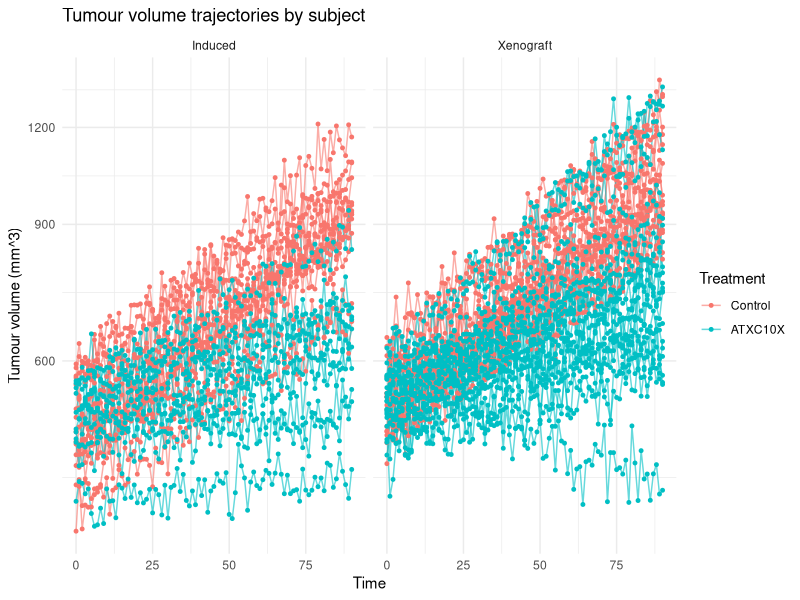
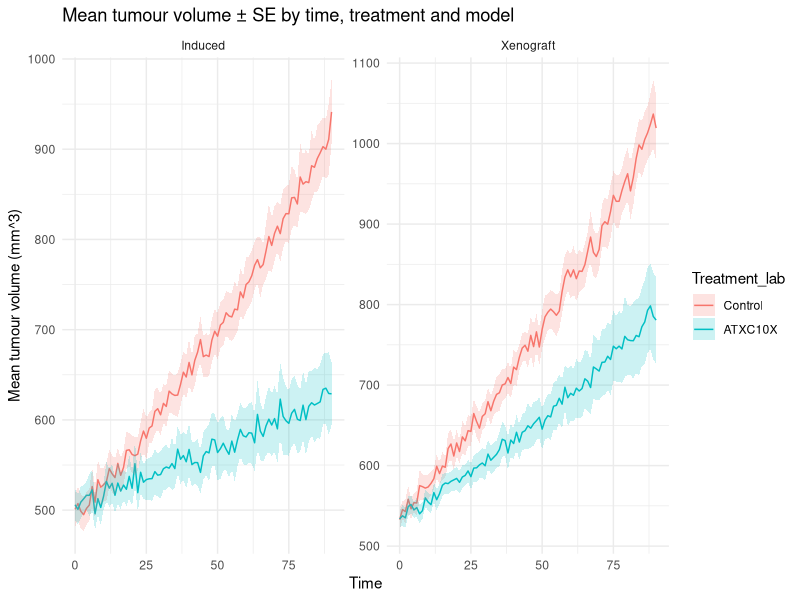
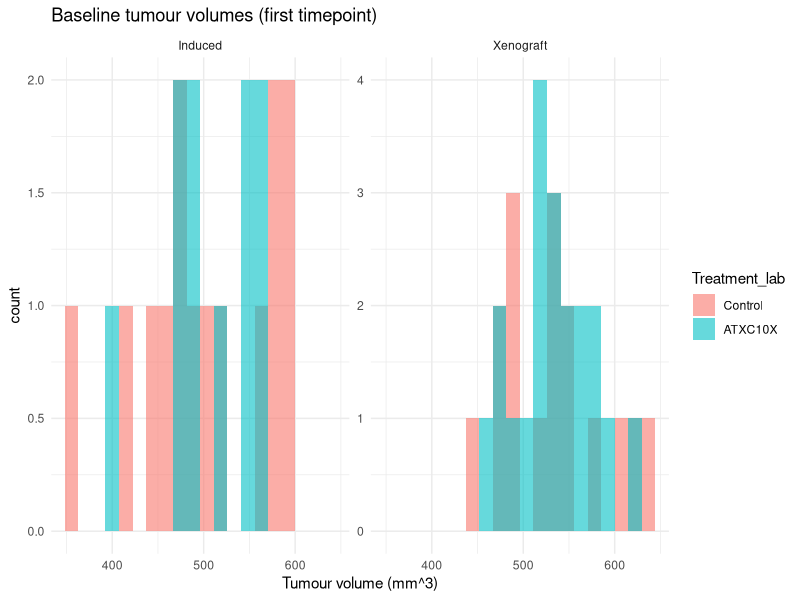
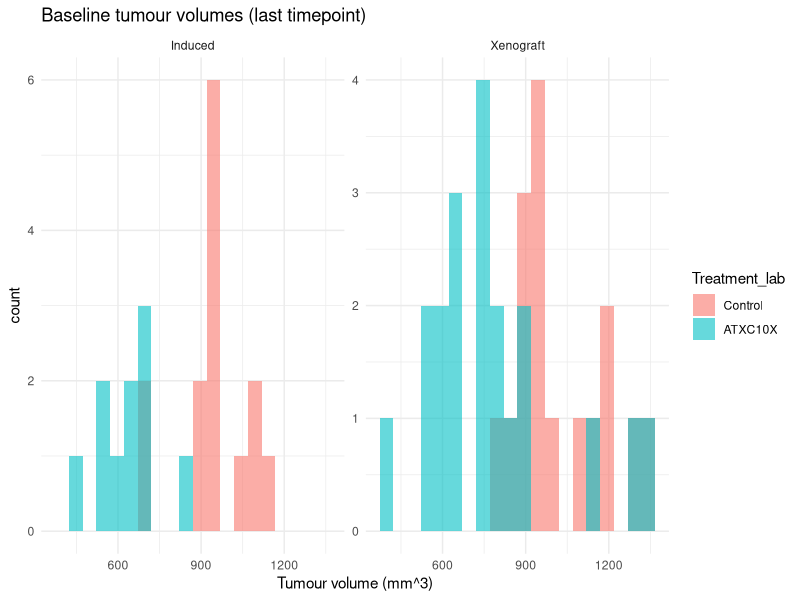
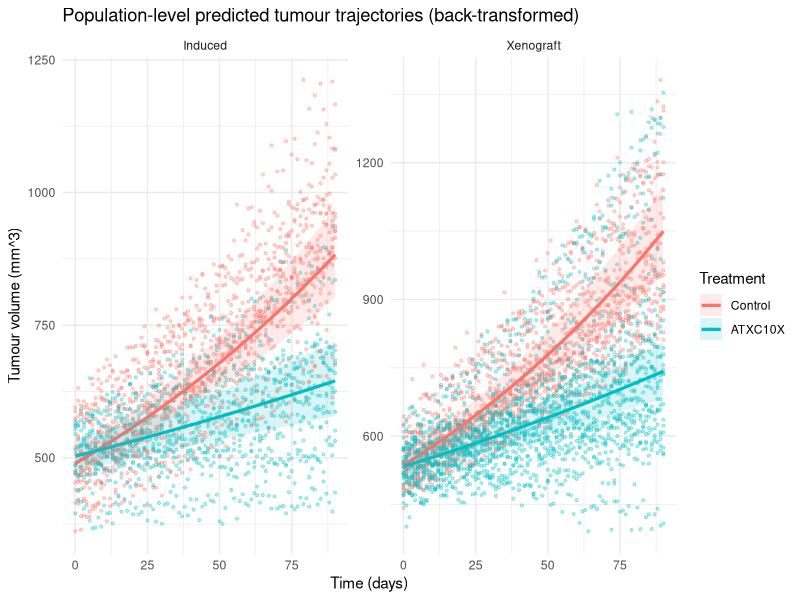
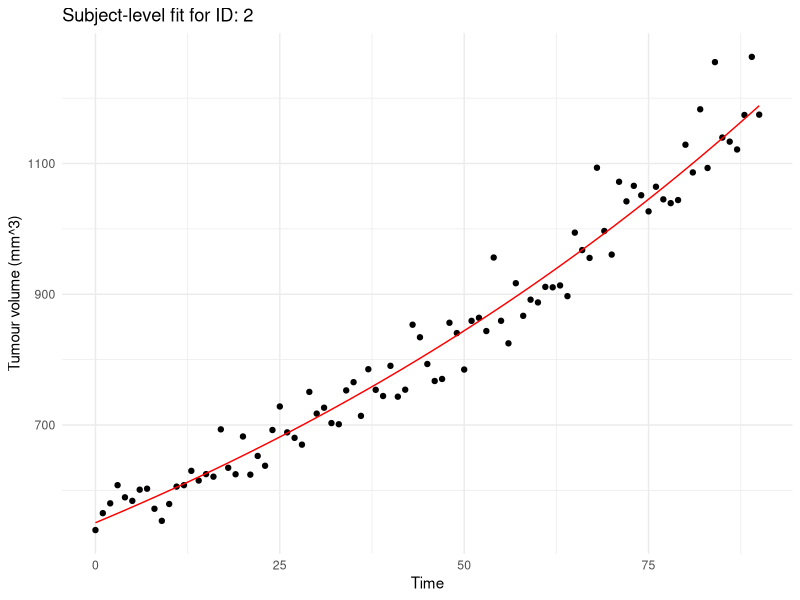

Here is the R script that generated these plots, in order:
## ---- chunk 1
#install.packages(c("tidyverse", "lme4","emmeans"))
#Loading packages and data
library(tidyverse)
library(lme4)
library(emmeans)
df <- read.csv("Data_T2.csv", header = TRUE)
str(df)
## ---- chunk 2
#Preprocess data
df <- df %>%
  mutate(
    ID = as.factor(ID),
    Treatment = as.factor(Treatment),
    Model = as.factor(Model),
    # create friendly labels
    Treatment_lab = recode(Treatment, `0` = "Control", `1` = "ATXC10X"),
    Model_lab = recode(Model, `0` = "Induced", `1` = "Xenograft")
  )

summary(df$DV)
table(df$Treatment, df$Model)
## ---- chunk 3
#Scatter and lines
ggplot(df, aes(x = Time, y = DV, group = ID, color = Treatment_lab)) +
  geom_line(alpha = 0.6) +
  geom_point(size = 1) + 
  facet_wrap(~ Model_lab) +
  scale_y_continuous(trans = "log1p") +
labs(title = "Tumour volume trajectories by subject",
     y = "Tumour volume (mm^3)",
     color = "Treatment") +
  theme_minimal()
## ---- chunk 4
# Calculation for SE
df_summary <- df %>%
  group_by(Model_lab, Treatment_lab, Time) %>%
  summarise(
    n = n(),
    mean_DV = mean(DV, na.rm = TRUE),
    sd_DV = sd(DV, na.rm = TRUE),
    se_DV = sd_DV / sqrt(n)
  ) %>% ungroup()

# Plot mean ± SE curves
ggplot(df_summary, aes(x = Time, y = mean_DV, color = Treatment_lab)) +
  geom_line() +
  geom_ribbon(aes(ymin = mean_DV - se_DV, ymax = mean_DV + se_DV, fill = Treatment_lab), alpha = 0.2, color = NA) +
  facet_wrap(~ Model_lab, scales = "free_y") +
  labs(title = "Mean tumour volume ± SE by time, treatment and model",
       y = "Mean tumour volume (mm^3)") +
  theme_minimal()
## ---- chunk 5
# Histogram(beginning+end)
ggplot(df %>% filter(Time == min(Time)), aes(x = DV, fill = Treatment_lab)) +
  geom_histogram(position = "identity", alpha = 0.6, bins = 20) +
  facet_wrap(~ Model_lab, scales = "free_y") +
  labs(title = "Baseline tumour volumes (first timepoint)",
       x = "Tumour volume (mm^3)") +
  theme_minimal()
ggplot(df %>% filter(Time == max(Time)), aes(x = DV, fill = Treatment_lab)) +
  geom_histogram(position = "identity", alpha = 0.6, bins = 20) +
  facet_wrap(~ Model_lab, scales = "free_y") +
  labs(title = "Baseline tumour volumes (last timepoint)",
       x = "Tumour volume (mm^3)") +
  theme_minimal()

## ---- chunk 6
#Transform DV
df <- df %>% mutate(logDV = log(DV + 1))
## ---- chunk 7
#LME Model
LME_model<- lmer(logDV ~ Time * Treatment * Model + (1 + Time | ID),
                 data = df, REML = FALSE,
                 control = lmerControl(optimizer = "bobyqa", optCtrl = list(maxfun = 2e5)))
summary(LME_model)
VarCorr(LME_model)

LME_no3 <- lmer(logDV ~ Time * Treatment + Time * Model + Treatment * Model + (1 + Time | ID),
                data = df, REML = FALSE,
                control = lmerControl(optimizer = "bobyqa", optCtrl = list(maxfun = 2e5)))
anova(LME_no3, LME_model)
summary(LME_no3)
VarCorr(LME_no3)
fixef(LME_no3)
confint(LME_no3, method = "Wald")
# Random Effects
ranef_df <- as.data.frame(ranef(LME_no3)$ID) %>% tibble::rownames_to_column("ID")
head(ranef_df)
## ---- chunk 8
# Predict
time_grid <- seq(min(df$Time, na.rm = TRUE),
                 max(df$Time, na.rm = TRUE),
                 length.out = 50)
emm_grid <- expand.grid(Time = time_grid,
                        Treatment = levels(df$Treatment),
                        Model = levels(df$Model))
emm_grid$Treatment <- factor(emm_grid$Treatment, levels = levels(df$Treatment))
emm_grid$Model <- factor(emm_grid$Model, levels = levels(df$Model))

emm <- emmeans(LME_no3, ~ Time | Treatment * Model, 
               at = list(Time = time_grid), cov.reduce = FALSE)
emm_df <- as.data.frame(emm)
head(emm_df)

emm_df <- as.data.frame(emm) %>%
  mutate(
    pred_logDV = emmean,
    pred_DV = exp(pred_logDV) - 1,
    lower_DV = exp(pred_logDV - 1.96*SE) - 1,  # Wald CI
    upper_DV = exp(pred_logDV + 1.96*SE) - 1,
    Treatment = factor(Treatment),
    Model = factor(Model),
    Treatment_lab = recode(Treatment, `0` = "Control", `1` = "ATXC10X"),
    Model_lab = recode(Model, `0` = "Induced", `1` = "Xenograft")
  )


# Predict Plot
p_pred <- ggplot() +
  geom_point(data = df, aes(x = Time, y = DV, color = Treatment_lab), alpha = 0.3, size = 0.8) +
  geom_line(data = emm_df, aes(x = Time, y = pred_DV, color = Treatment_lab), size = 1.1) +
  geom_ribbon(data = emm_df, aes(x = Time, ymin = lower_DV, ymax = upper_DV, fill = Treatment_lab), alpha = 0.15) +
  facet_wrap(~ Model_lab, scales = "free_y") +
  labs(title = "Population-level predicted tumour trajectories (back-transformed)",
       y = "Tumour volume (mm^3)",
       x = "Time (days)",
       color = "Treatment",
       fill = "Treatment") +
  theme_minimal()
print(p_pred)

## ---- chunk 9
# predict original data and fitted for that subject:
some_id <- levels(df$ID)[2]
df_sub <- df %>% filter(ID == some_id)
df_sub$pred_log <- predict(LME_no3, newdata = df_sub, re.form = NULL)  # includes random effects by default
df_sub$pred_DV <- exp(df_sub$pred_log) - 1

ggplot(df_sub, aes(x = Time)) +
  geom_point(aes(y = DV), color = "black") +
  geom_line(aes(y = pred_DV), color = "red") +
  labs(title = paste("Subject-level fit for ID:", some_id),
       y = "Tumour volume (mm^3)") +
  theme_minimal()
